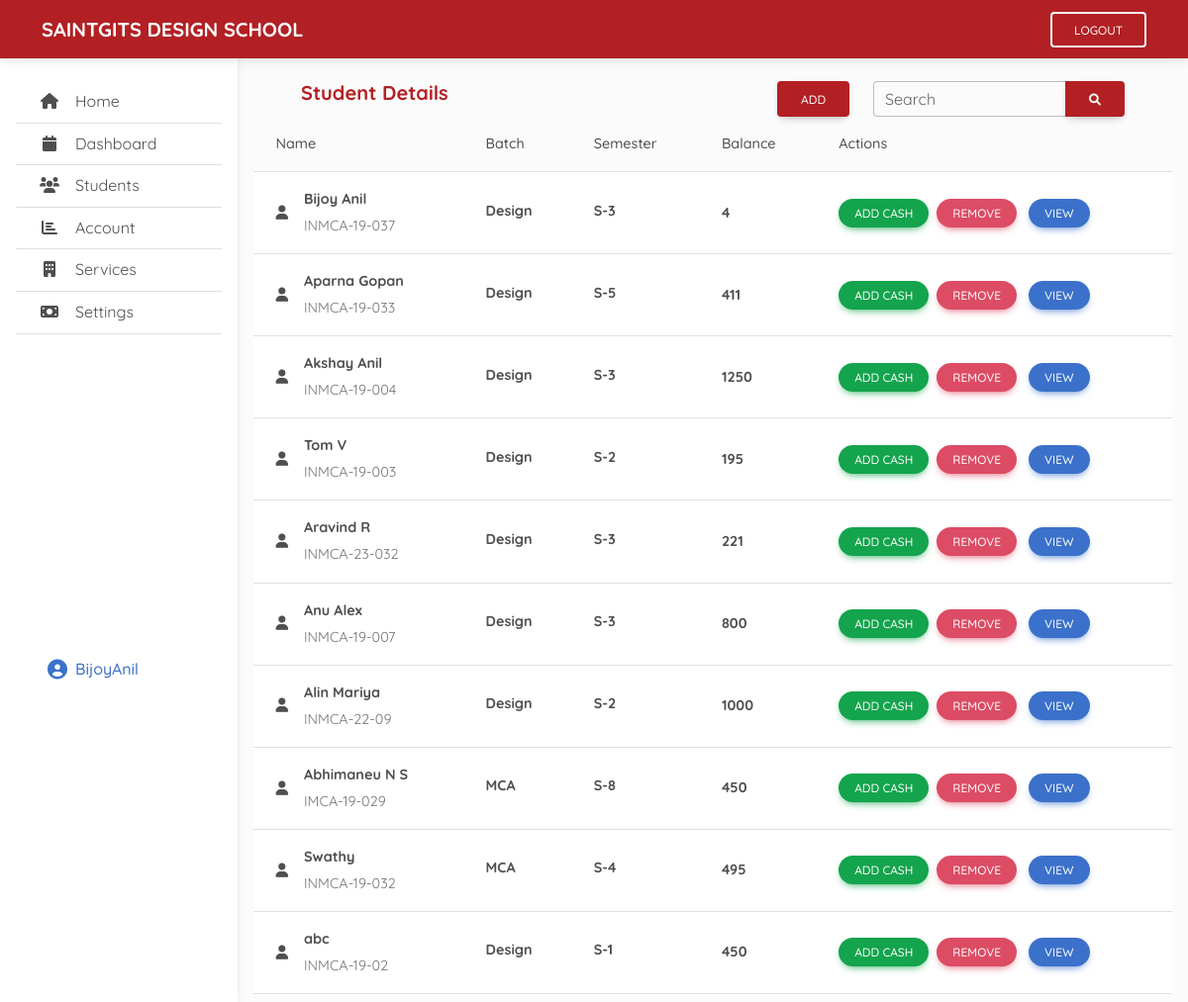
The page /students.php (signed in) on the database its author committed.
### tables this page shows
CREATE TABLE IF NOT EXISTS `users` (
  `user_id` varchar(255) NOT NULL,
  `password` varchar(255) NOT NULL,
  PRIMARY KEY (`user_id`)
);

CREATE TABLE IF NOT EXISTS `students` (
  `adm_no` varchar(255) NOT NULL,
  `name` varchar(255) NOT NULL,
  `semester` int(100) NOT NULL,
  `balance` int(100) NOT NULL,
  `batch` varchar(255) NOT NULL,
  `email` varchar(255) NOT NULL,
  PRIMARY KEY (`adm_no`)
);

CREATE TABLE IF NOT EXISTS `accounts` (
  `adm_no` varchar(255) NOT NULL,
  `balance` int(100) NOT NULL,
  PRIMARY KEY (`adm_no`)
);

### students.php (the view, shortened to what this page needs)
<?php
include "connection.php";
$user_check=$_SESSION['username'];
$ses_sql  = mysqli_query($con,"select user_id from users where user_id='$user_check'");
$row  = mysqli_fetch_array($ses_sql,MYSQLI_ASSOC);
$loggedin_session = $row['user_id'];
?>
<!DOCTYPE html>
<html lang="en">
<head>
    <link
  href="https://cdnjs.cloudflare.com/ajax/libs/font-awesome/6.0.0/css/all.min.css"
  rel="stylesheet"
/>
<link
  href="https://cdnjs.cloudflare.com/ajax/libs/mdb-ui-kit/6.0.1/mdb.min.css"
  rel="stylesheet"
/>
<link rel="stylesheet" href="css/sideNav.css">
<link rel="stylesheet" href="style.css">
</head>
<body>
<?php
$nav = $_GET['set'];
include 'nav.php';
?>
<nav style="background-color: #b22024;"
       id="main-navbar"
       class="navbar navbar-expand-lg navbar-dark  fixed-top"
       >
    <div class="container">
      <a class="navbar-brand" href="#">
      <b style="text-transform:uppercase">Saintgits Design School</b>
      </a>
      <div class="navbar-nav ms-auto">
        <form action="home.php?set=home" method="post">
                  <button type="submit" name="logout" class="btn btn-outline-light" style="margin-left: 10px;">Logout</button>
                  </form>
               </div>
    </div>
  </nav>
<main style="margin-top: 58px">
  <div class="mx-3 pt-4 my-2">
  <form action="students.php?set=stud" method="post">
  <div class="container px-5" style="display: flex; justify-content:space-between">
  <h5 style="color: #b22024;"><b>Student Details</b></h5>
    <div style="min-width:max-content; display: flex; align-items:center; justify-content:space-around;">
    <button style="background-color: #b22024;" type="button" class="btn mx-4 text-light" data-mdb-toggle="modal" data-mdb-target="#exampleModal">
    Add
</button>
    <div class="input-group">
  <div class="form-outline">
    <input id="search-input" name="key" type="search" id="form1" class="form-control" />
    <label class="form-label" for="form1">Search</label>
  </div>
  <button id="search-button" type="submit" name="search" class="btn text-light" style="background-color: #b22024;">
    <i class="fas fa-search"></i>
  </button>
</div>
    </div>
  </div>
  </form>
  <table class="table align-middle mb-0 bg-white">
  <thead class="bg-light">
    <tr>
      <th>Name</th>
      <th>Batch</th>
      <th>Semester</th>
      <th>Balance</th>
      <th>Actions</th>
    </tr>
  </thead>
  <tbody>
  <?php
include "connection.php";
if(isset($_POST['search'])){
  $key = $_POST['key'];
  if($key==''|| $key == null){
    $query_products = "SELECT * FROM `students`;";
  }else{
    $query_products = "SELECT * FROM `students` where name like '$key%' or adm_no like '$key%';";
  }
}else{
  $query_products = "SELECT * FROM `students`;";
}
$result_products = mysqli_query($con,$query_products);
if($result_products):
    if(mysqli_num_rows($result_products)>0){
        while($products = mysqli_fetch_assoc($result_products)):
?>
    <tr>
      <td>
        <div class="d-flex align-items-center">
        <i class="fas fa-user"></i>
          <div class="ms-3">
            <p class="fw-bold mb-1"><?php echo $products['name'] ?></p>
            <p class="text-muted mb-0"><?php echo $products['adm_no'] ?></p>
          </div>
        </div>
      </td>
      <td>
        <p class="fw-normal mb-1"><b><?php echo $products['batch'] ?></b></p>
      </td>
      <td>
      <p class="fw-normal mb-1"><b>S-<?php echo $products['semester'] ?></b></p>
      </td>
      <td><b><?php
      $adm_n = $products['adm_no'];
      $sql3 = "SELECT * FROM `accounts` WHERE adm_no ='$adm_n';";
      $res4 = mysqli_query($con, $sql3);
      $row = mysqli_fetch_assoc($res4);
      echo $row['balance'] ?></b>
      </td>
      <td>
        <button type="button" class="btn btn-success btn-sm btn-rounded"
        data-mdb-toggle="tooltip"
     data-mdb-html="true"
    title="<b>Add cash to <?php echo $products['name'] ?></b>">
          <a class="text-light" href="addCash.php?set=stud&adm=<?php echo $products['adm_no'] ?>">Add Cash</a>
        </button>
        <button   data-mdb-toggle="tooltip"
        data-mdb-html="true"
        title="<b>Remove Student from database</b>" type="button" class="mx-1 btn btn-danger btn-sm btn-rounded" data-mdb-toggle="modal" data-mdb-target="#remove">
          Remove
        </button>
        <button type="button" class="mx-1 btn btn-primary btn-sm btn-rounded"   data-mdb-toggle="tooltip"
        data-mdb-html="true"
         title="<b>View transactions, balance and student details</b>" >
          <a class="text-light" href="stud_view.php?set=stud&adm=<?php echo $adm_n ?>">View</a>
        </button>
      </td>
    </tr>
    <?php
                    endwhile;
                  }else{
                    ?>
                    <center class="m-5"><img src="pics/undraw_not_found.svg" class="img-fluid " width="400px" alt="Not Found">
                  <br><br><b><h4>Not data found!</h4></b></center>
                    <?php
                  };
            endif;
            ?>
  </tbody>
</table>
  </div>
</main>
</body>
</html>

### nav.php (shortened to what this page needs)
<nav
       id="sidebarMenu"
       class="collapse navbar-danger d-lg-block sidebar collapse bg-white"
       >
    <div class="position-sticky">
      <div class="list-group list-group-flush mx-3 mt-4">
        <a
           href="home.php?set=home"
           class="list-group-item list-group-item-action py-2 ripple <?php
           if($nav == 'home'){
            echo "active";
           }else{
            echo "";
           }
           ?>"
           >
          <i class="fas fa-home fa-fw me-3"></i
            ><span>Home</span>
        </a>
        <a
           href="dash.php?set=dash"
           class="list-group-item list-group-item-action py-2 ripple <?php
           if($nav == 'dash'){
            echo "active";
           }else{
            echo "";
           }
           ?>"
           ><i class="fas fa-calendar fa-fw me-3"></i
          ><span>Dashboard</span></a
          >
        <a
           href="students.php?set=stud"
           class="list-group-item list-group-item-action py-2 ripple <?php
           if($nav == 'stud'){
            echo "active";
           }else{
            echo "";
           }
           ?>"
           ><i class="fas fa-users fa-fw me-3"></i><span>Students</span></a
          >
        <a
           href="account.php?set=acc"
           class="list-group-item list-group-item-action py-2 ripple
           <?php
           if($nav == 'acc'){
            echo "active";
           }else{
            echo "";
           }
           ?>"
           ><i class="fas fa-chart-bar fa-fw me-3"></i><span>Account</span></a
          >
        <a
           href="services.php?set=service"
           class="list-group-item list-group-item-action py-2 ripple <?php
           if($nav == 'service'){
            echo "active";
           }else{
            echo "";
           }
           ?>"
           ><i class="fas fa-building fa-fw me-3"></i
          ><span>Services</span></a
          >
        <a
           href="#"
           class="list-group-item list-group-item-action py-2 ripple"
           ><i class="fas fa-money-bill fa-fw me-3"></i><span>Settings</span></a
          >
          <br><br><br><br><br><br><br><br><br><br><br>
          <h6 class="text-primary mx-4 mt-5"><i class="fa-lg fas fa-user-circle mx-2"></i><?php echo $loggedin_session ?></h6>
      </div>
    </div>
  </nav>

### css/sideNav.css (style rules this page uses)
body { background-color: #fbfbfb; }
@media (min-width: 991.98px) { main { padding-left: 240px; } }
.sidebar { position: fixed; top: 0; bottom: 0; left: 0; padding: 58px 0 0; box-shadow: 0 2px 5px 0 rgb(0 0 0 / 5%), 0 2px 10px 0 rgb(0 0 0 / 5%); width: 240px; z-index: 600; }

### students.php (style rules this page uses)
* { font-family: Quicksand; }
body { overflow-x: hidden; }

### rows shown on the page
users: user_id "BijoyAnil"
students: name "Bijoy Anil", adm_no "INMCA-19-037", batch "Design", semester "3", accounts.balance "4"
students: name "Aparna Gopan", adm_no "INMCA-19-033", batch "Design", semester "5", accounts.balance "411"
students: name "Akshay Anil", adm_no "INMCA-19-004", batch "Design", semester "3", accounts.balance "1250"
students: name "Tom V", adm_no "INMCA-19-003", batch "Design", semester "2", accounts.balance "195"
students: name "Aravind R", adm_no "INMCA-23-032", batch "Design", semester "3", accounts.balance "221"
students: name "Anu Alex", adm_no "INMCA-19-007", batch "Design", semester "3", accounts.balance "800"
students: name "Alin Mariya", adm_no "INMCA-22-09", batch "Design", semester "2", accounts.balance "1000"
students: name "Abhimaneu N S", adm_no "IMCA-19-029", batch "MCA", semester "8", accounts.balance "450"
students: name "Swathy", adm_no "INMCA-19-032", batch "MCA", semester "4", accounts.balance "495"
students: name "abc", adm_no "INMCA-19-02", batch "Design", semester "1", accounts.balance "450"
